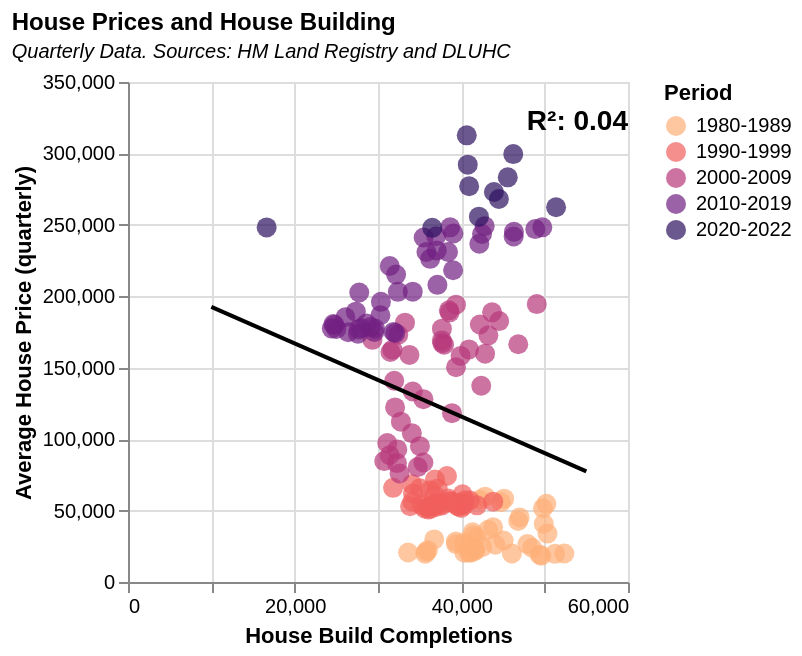

Describe this chart as a Vega-Lite specification.
### Vega-Lite specification from a JSON file in a GitHub repository (floating-point values rounded to 4 significant figures; data arrays with more than 128 entries replaced by an {"elided": "..."} marker saying what was removed)
{"$schema": "https://vega.github.io/schema/vega-lite/v5.json", "description": "Regression of house prices against housebuilding", "title": {"text": "House Prices and House Building", "fontSize": 12, "subtitle": "Quarterly Data. Sources: HM Land Registry and DLUHC", "subtitleFontStyle": "italic", "subtitleFontSize": 10, "anchor": "start", "color": "black"}, "data": {"values": {"elided": "171 records"}, "format": {"parse": {"Date": "date"}}}, "height": 250, "width": 250, "layer": [{"mark": {"type": "circle", "size": 100}, "encoding": {"x": {"field": "Builds", "type": "quantitative", "scale": {"domain": [0, 60000]}, "title": "House Build Completions"}, "y": {"field": "Price", "type": "quantitative", "title": "Average House Price (quarterly)"}, "color": {"field": "Period", "type": "nominal", "scale": {"domain": ["1980-1989", "1990-1999", "2000-2009", "2010-2019", "2020-2022"], "scheme": "magma", "reverse": true}}, "tooltip": [{"field": "Date", "type": "temporal", "timeUnit": "yearquarter", "title": "Date"}, {"field": "Builds", "title": "Completed Houses"}, {"field": "Price", "title": "Average House Price"}]}}, {"mark": {"type": "line", "color": "black"}, "transform": [{"regression": "Price", "on": "Builds", "extent": [10000, 55000]}], "encoding": {"x": {"field": "Builds", "type": "quantitative"}, "y": {"field": "Price", "type": "quantitative"}}}, {"transform": [{"regression": "Price", "on": "Builds", "params": true}, {"calculate": "'R²: '+format(datum.rSquared, '.2f')", "as": "R2"}], "mark": {"type": "text", "color": "black", "fontWeight": "bold", "fontStyle": "normal", "x": "width", "align": "right", "y": 20, "size": 14}, "encoding": {"text": {"type": "nominal", "field": "R2"}}}]}
